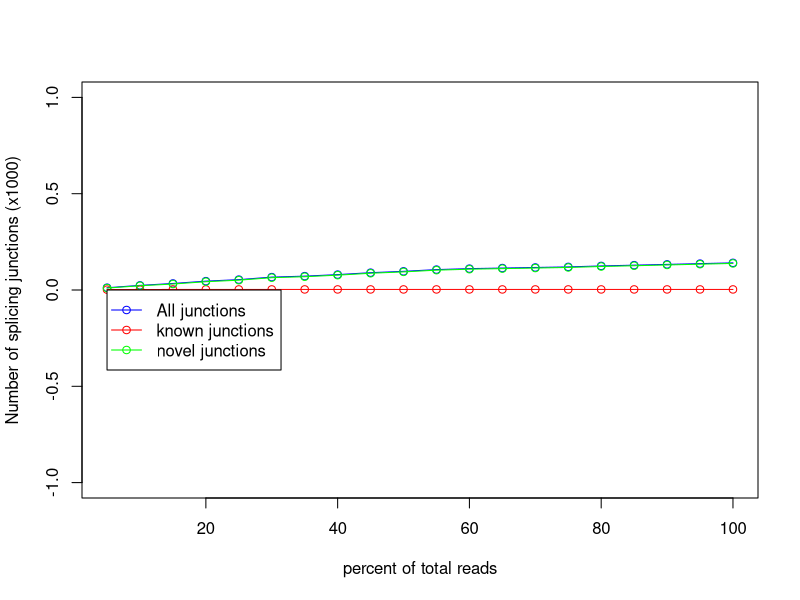

Reproduce this figure in R.
pdf('test_data/results/MUTATION/rseqc/junction_saturation/MUTATION.junctionSaturation_plot.pdf')
x=c(5,10,15,20,25,30,35,40,45,50,55,60,65,70,75,80,85,90,95,100)
y=c(2,2,3,3,3,3,3,3,3,3,3,3,3,3,3,3,3,3,3,3)
z=c(12,24,34,46,54,67,72,80,90,97,106,111,114,117,120,125,129,133,137,141)
w=c(10,22,31,43,51,64,69,77,87,94,103,108,111,114,117,122,126,130,134,138)
m=max(0,0,0)
n=min(0,0,0)
plot(x,z/1000,xlab='percent of total reads',ylab='Number of splicing junctions (x1000)',type='o',col='blue',ylim=c(n,m))
points(x,y/1000,type='o',col='red')
points(x,w/1000,type='o',col='green')
legend(5,0, legend=c("All junctions","known junctions", "novel junctions"),col=c("blue","red","green"),lwd=1,pch=1)
dev.off()
